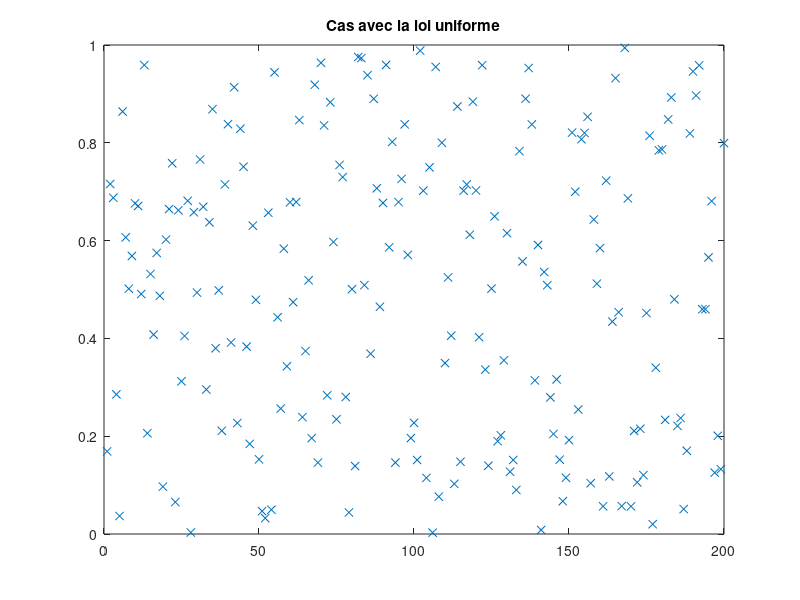
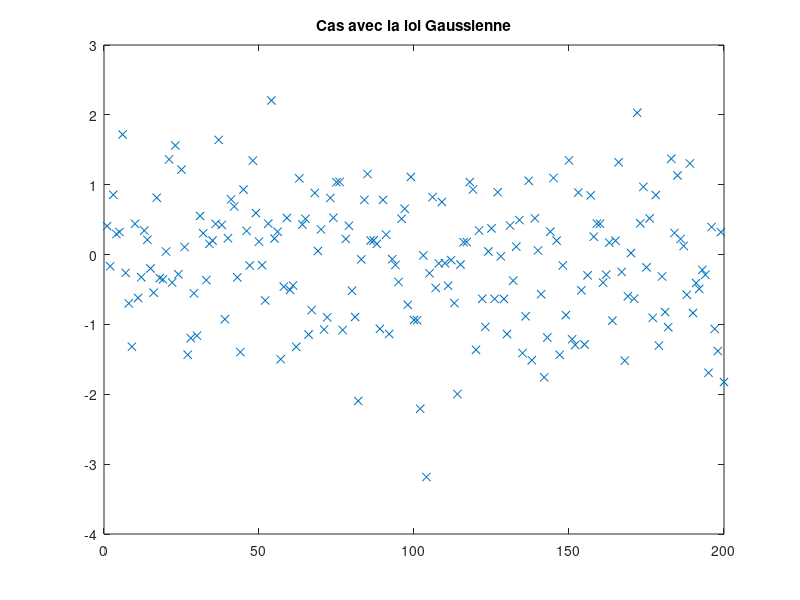
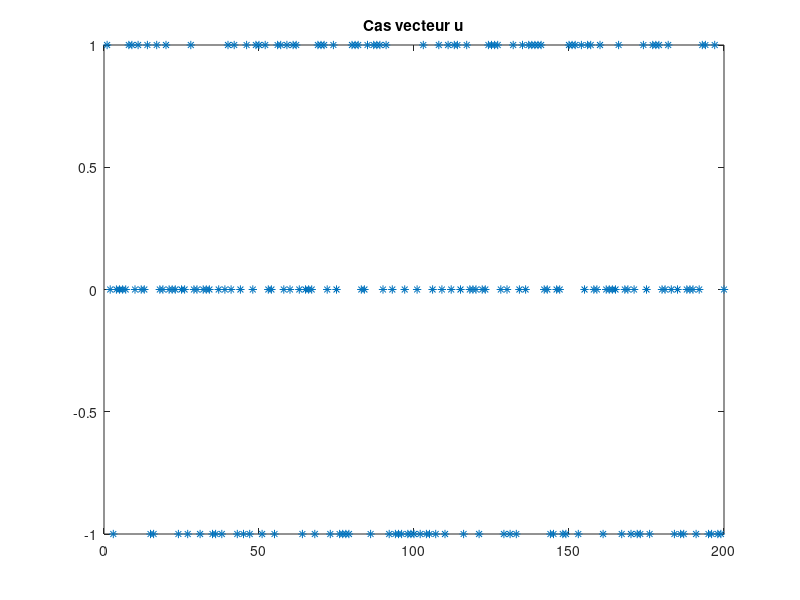
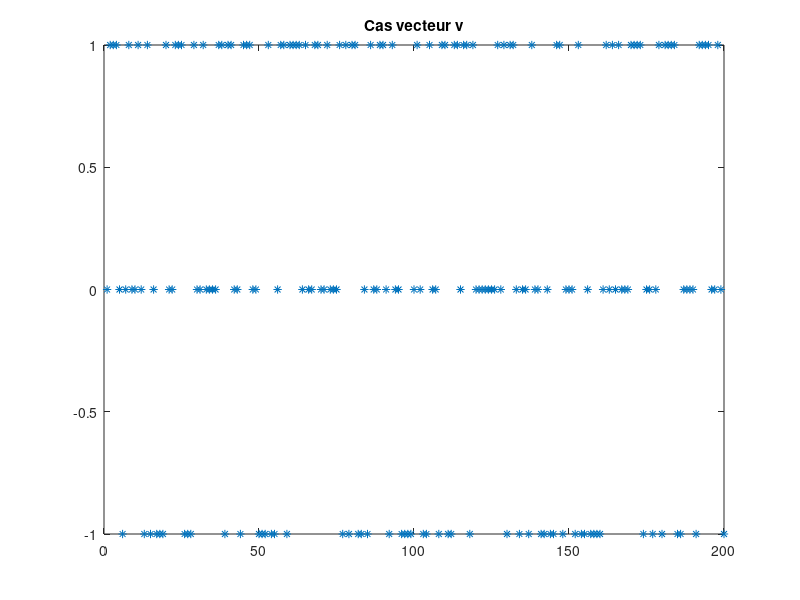

Reproduce these figures in MATLAB, in order. (Note: this script raises an error after producing the figures.)
clc, clear all, close all

N  =200
r = rand(1,N);
figure(1)
plot(r, "x");
title("Cas avec la loi uniforme");

figure(2)
plot(randn(1,N), 'x');
title("Cas avec la loi Gaussienne");

x = mod(2, 3)

ru = rand(1,N);
rv = rand(1,N);

u = zeros(1, N);
u(ru < 1/3) = -1;
u(ru >= 1/3 & ru < 2/3) = 0;
u(ru >= 2/3) = 1;

v = zeros(1, N);
v(rv < 1/3) = -1;
v(rv >= 1/3 & rv < 2/3) = 0;
v(rv >= 2/3) = 1;

figure(3)
plot(u, '*');
title("Cas vecteur u");

figure(4)
plot(v, '*');
title("Cas vecteur v");

imin = 201;
imax = 500;
K = 50;

cxx = Correlation(u,u,imin, imax, K);
figure(5)
plot(cxx);









function [cxx] = Correlation(x,y,imin,imax,K)

  for k=-K:K
   cxx(k+K+1) = sum(x(imin:imax).*(y(imin:imax)-k));
  end
  cxx = cxx / sqrt( sum(x(imin:imax).^2) * sum(y(imin:imax).^2) );

end
